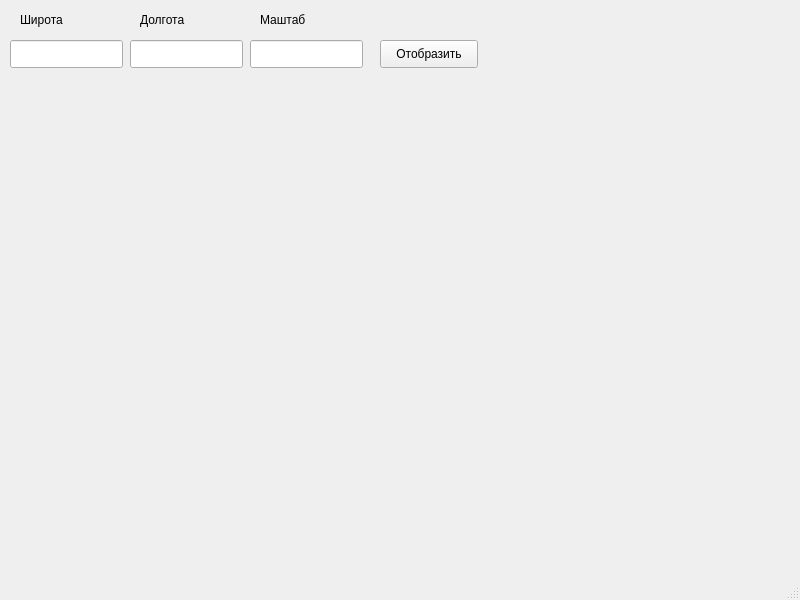
<?xml version="1.0" encoding="UTF-8"?>
<ui version="4.0">
 <class>MainWindow</class>
 <widget class="QMainWindow" name="MainWindow">
  <property name="geometry">
   <rect>
    <x>0</x>
    <y>0</y>
    <width>800</width>
    <height>600</height>
   </rect>
  </property>
  <property name="windowTitle">
   <string>MainWindow</string>
  </property>
  <widget class="QWidget" name="centralwidget">
   <widget class="QLineEdit" name="edit1">
    <property name="geometry">
     <rect>
      <x>10</x>
      <y>40</y>
      <width>113</width>
      <height>28</height>
     </rect>
    </property>
   </widget>
   <widget class="QLineEdit" name="edit2">
    <property name="geometry">
     <rect>
      <x>130</x>
      <y>40</y>
      <width>113</width>
      <height>28</height>
     </rect>
    </property>
   </widget>
   <widget class="QLineEdit" name="edit3">
    <property name="geometry">
     <rect>
      <x>250</x>
      <y>40</y>
      <width>113</width>
      <height>28</height>
     </rect>
    </property>
   </widget>
   <widget class="QLabel" name="label">
    <property name="geometry">
     <rect>
      <x>20</x>
      <y>10</y>
      <width>81</width>
      <height>20</height>
     </rect>
    </property>
    <property name="text">
     <string>Широта</string>
    </property>
   </widget>
   <widget class="QLabel" name="label_2">
    <property name="geometry">
     <rect>
      <x>140</x>
      <y>10</y>
      <width>81</width>
      <height>20</height>
     </rect>
    </property>
    <property name="text">
     <string>Долгота</string>
    </property>
   </widget>
   <widget class="QLabel" name="label_3">
    <property name="geometry">
     <rect>
      <x>260</x>
      <y>10</y>
      <width>81</width>
      <height>20</height>
     </rect>
    </property>
    <property name="text">
     <string>Маштаб</string>
    </property>
   </widget>
   <widget class="QLabel" name="lbl">
    <property name="geometry">
     <rect>
      <x>0</x>
      <y>70</y>
      <width>801</width>
      <height>501</height>
     </rect>
    </property>
    <property name="text">
     <string/>
    </property>
   </widget>
   <widget class="QPushButton" name="btn">
    <property name="geometry">
     <rect>
      <x>380</x>
      <y>40</y>
      <width>98</width>
      <height>28</height>
     </rect>
    </property>
    <property name="text">
     <string>Отобразить</string>
    </property>
   </widget>
  </widget>
  <widget class="QMenuBar" name="menubar">
   <property name="geometry">
    <rect>
     <x>0</x>
     <y>0</y>
     <width>800</width>
     <height>25</height>
    </rect>
   </property>
  </widget>
  <widget class="QStatusBar" name="statusbar"/>
 </widget>
 <resources/>
 <connections/>
</ui>
